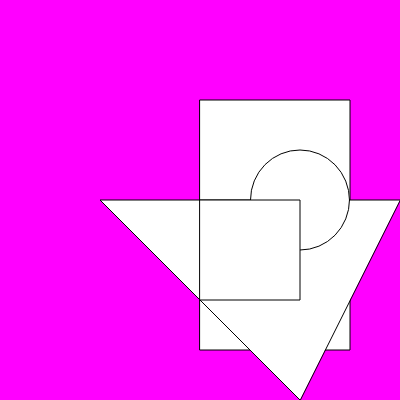
Frame 1 (no input)
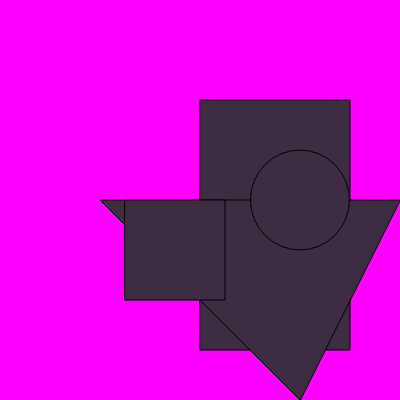
Frame 60 (no input)
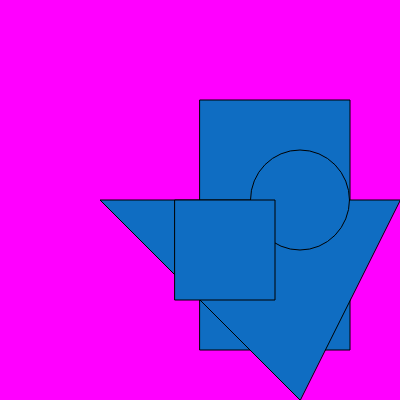
Frame 120 (the mouse pressed at the canvas centre since frame 60)

The p5.js sketch that drew these frames (run headless with seeded random() and noise() and a simulated clock; from frame 60 on, the mouse is pressed at the canvas centre):

// p5.js sketch
// ── sketch.js
var x = 200;
var y = 200;
var speed = 25;
function setup() {
  createCanvas(400,400);
  c = color(255,255,255);
}

function draw() {
background(255,0,255);
fill(c);
rect(200,100,150,250);
triangle(400,200,100,200,300,400);
ellipse(300,200,99,100);
rect(x,y,100,100)
 x = x + speed;
if(x>=width-100){
  speed = speed * -1;
  c = color(random(255),random(255),random(255))
}
  if(x<=0){
  speed = speed * -1;
}
 function mousePressed(){
   c = color(random(255),random(255),random(255));
 }

}
